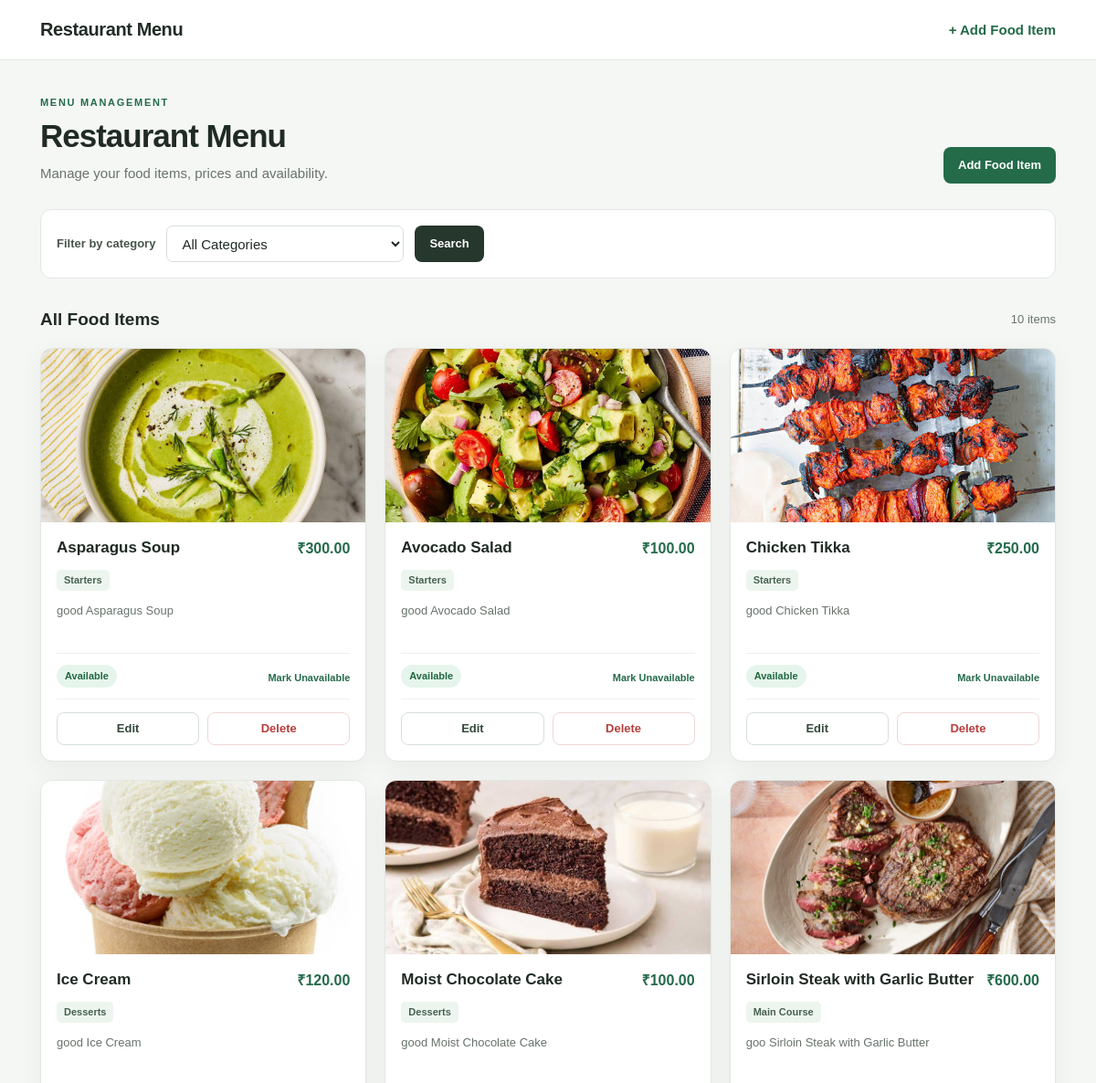
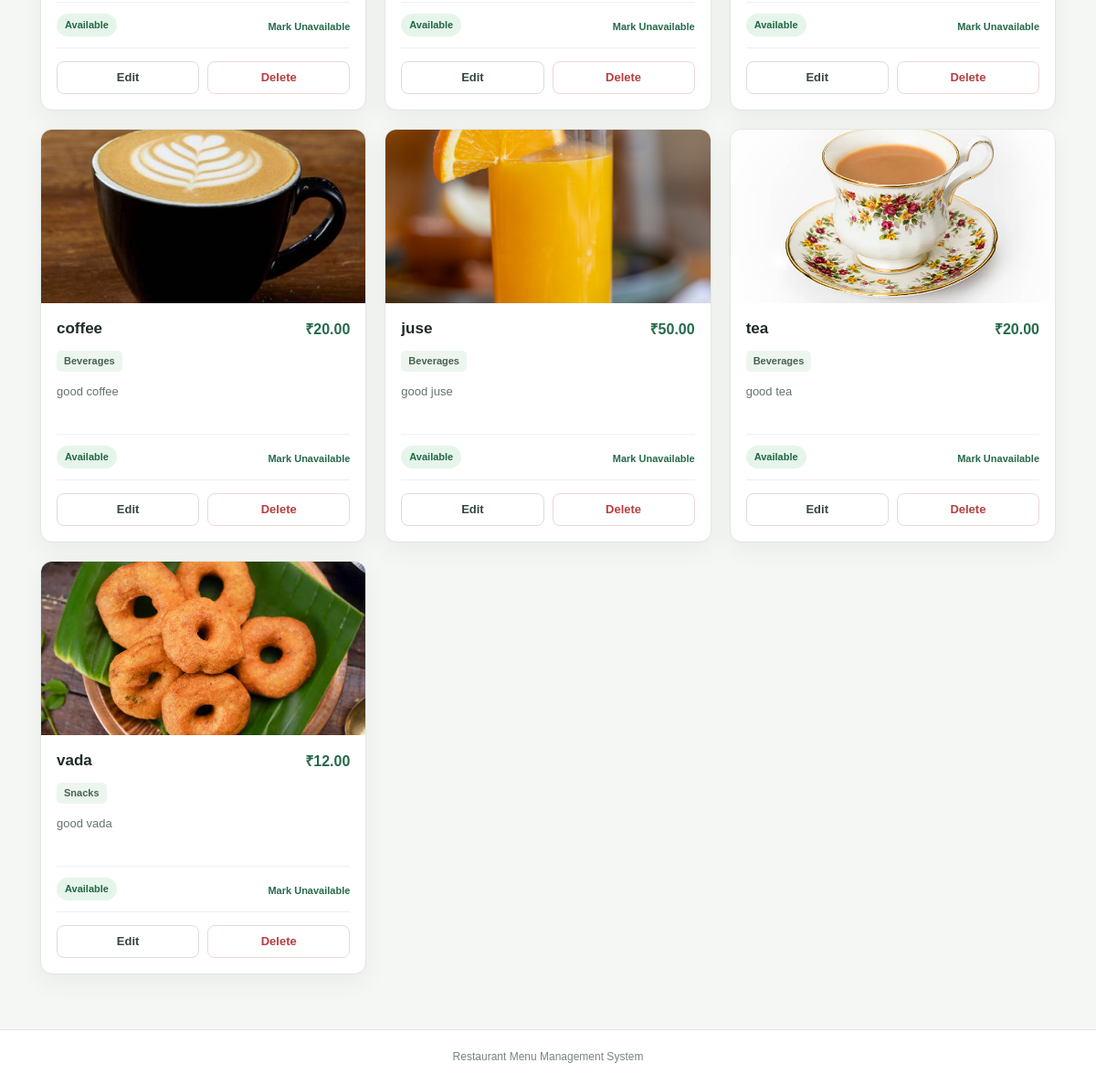
The page / on the database its author committed (2 pictures, top to bottom).
### menu/models.py (models this page shows, shortened)
class FoodItem(models.Model):
    CATEGORY_CHOICES = [
        ("Starters", "Starters"),
        ("Main Course", "Main Course"),
        ("Desserts", "Desserts"),
        ("Beverages", "Beverages"),
        ("Snacks", "Snacks"),
    ]
    name = models.CharField(max_length=100)
    category = models.CharField(max_length=30, choices=CATEGORY_CHOICES)
    price = models.DecimalField(
        max_digits=8,
        decimal_places=2,
        validators=[MinValueValidator(0.01, message="Price must be greater than 0.")],
    )
    description = models.TextField()
    image = models.ImageField(upload_to="food_images/", blank=True, null=True)
    availability = models.BooleanField(default=True)
    created_at = models.DateTimeField(auto_now_add=True)
    class Meta:
        ordering = ["name"]

### menu/views.py (the view)
# urls.py: path("", views.food_item_list, name="food_item_list"),
def food_item_list(request):
    food_items = FoodItem.objects.all()
    selected_category = request.GET.get("category", "")
    if selected_category:
        food_items = food_items.filter(category=selected_category)
    categories = FoodItem.CATEGORY_CHOICES
    return render(
        request,
        "menu/food_item_list.html",
        {
            "food_items": food_items,
            "categories": categories,
            "selected_category": selected_category,
        },
    )

### menu/templates/menu/food_item_list.html (shortened to what this page needs)
{% extends "menu/base.html" %}
{% block content %}
<section class="page-heading">
    <div>
        <p class="eyebrow">MENU MANAGEMENT</p>
        <h1>Restaurant Menu</h1>
        <p class="subheading">Manage your food items, prices and availability.</p>
    </div>
    <a class="button button-primary" href="{% url 'add_food_item' %}">Add Food Item</a>
</section>
<form class="filter-bar" method="get">
    <label for="category">Filter by category</label>
    <select name="category" id="category">
        <option value="">All Categories</option>
    </select>
    <button class="button button-dark" type="submit">Search</button>
</form>
<div class="results-line">
    <h2>{% if selected_category %}{{ selected_category }}{% else %}All Food Items{% endif %}</h2>
    <span>{{ food_items|length }} item{{ food_items|length|pluralize }}</span>
</div>
{% if food_items %}
    <section class="food-grid">
        {% for food_item in food_items %}
            <article class="food-card">
                {% if food_item.image %}
                    <img class="food-image" src="{{ food_item.image.url }}" alt="{{ food_item.name }}">
                {% else %}
                    <div class="food-image image-placeholder">
                        <span>No image added</span>
                    </div>
                {% endif %}
                <div class="food-card-content">
                    <div class="food-title-row">
                        <h3>{{ food_item.name }}</h3>
                        <span class="price">₹{{ food_item.price }}</span>
                    </div>
                    <span class="category-tag">{{ food_item.category }}</span>
                    <p class="food-description">{{ food_item.description }}</p>
                    <div class="status-row">
                        {% if food_item.availability %}
                            <span class="status available">Available</span>
                        {% else %}
                            <span class="status unavailable">Unavailable</span>
                        {% endif %}
                        <form method="post" action="{% url 'toggle_food_availability' food_item.id %}">
                            <button class="text-button" type="submit">
                                {% if food_item.availability %}Mark Unavailable{% else %}Mark Available{% endif %}
                            </button>
                        </form>
                    </div>
                    <div class="card-actions">
                        <a class="button button-outline" href="{% url 'edit_food_item' food_item.id %}">Edit</a>
                        <a class="button button-danger-light" href="{% url 'delete_food_item' food_item.id %}">Delete</a>
                    </div>
                </div>
            </article>
        {% endfor %}
    </section>
{% endif %}
{% endblock %}

### menu/templates/menu/base.html (shortened to what this page needs)
{% load static %}
<!DOCTYPE html>
<html lang="en">
<head>
    <link rel="stylesheet" href="{% static 'menu/style.css' %}">
</head>
<body>
    <header class="site-header">
        <div class="header-content">
            <a class="brand" href="{% url 'food_item_list' %}">Restaurant Menu</a>
            <a class="header-link" href="{% url 'add_food_item' %}">+ Add Food Item</a>
        </div>
    </header>
    <main class="page-container">
        {% block content %}{% endblock %}
    </main>
    <footer class="site-footer">Restaurant Menu Management System</footer>
</body>
</html>

### menu/static/menu/style.css (style rules this page uses)
:root { --ink: #202b25; --muted: #68736c; --green: #246b4a; --green-dark: #195238; --green-light: #e8f4ec; --border: #e1e7e2; --surface: #ffffff; --background: #f5f7f5; --red: #b83d3d; --shadow: 0 8px 26px rgba(29, 53, 39, 0.06); }
* { box-sizing: border-box; }
body { margin: 0; color: var(--ink); background: var(--background); font-family: Arial, Helvetica, sans-serif; font-size: 15px; line-height: 1.55; }
a { color: inherit; text-decoration: none; }
.site-header { background: #fff; border-bottom: 1px solid var(--border); }
.header-content { max-width: 1160px; margin: 0 auto; padding: 17px 24px; display: flex; align-items: center; justify-content: space-between; gap: 18px; }
.brand { font-size: 20px; font-weight: 700; letter-spacing: -0.4px; }
.header-link { color: var(--green); font-weight: 700; }
.page-container { max-width: 1160px; margin: 0 auto; padding: 38px 24px 60px; min-height: 75vh; }
.page-heading { display: flex; align-items: flex-end; justify-content: space-between; gap: 20px; margin-bottom: 28px; }
.eyebrow { color: var(--green); font-size: 11px; font-weight: 800; letter-spacing: 1.7px; margin: 0 0 7px; }
h1, h2, h3, p { margin-top: 0; }
h1 { font-size: clamp(27px, 4vw, 35px); line-height: 1.2; letter-spacing: -1px; margin-bottom: 8px; }
h2 { font-size: 19px; margin-bottom: 0; }
h3 { font-size: 17px; line-height: 1.35; margin-bottom: 0; }
.subheading { color: var(--muted); margin: 0; }
.button { display: inline-flex; align-items: center; justify-content: center; min-height: 40px; padding: 9px 15px; border: 1px solid transparent; border-radius: 8px; font: inherit; font-size: 13px; font-weight: 700; cursor: pointer; transition: background .15s ease, border-color .15s ease; white-space: nowrap; }
.button-primary { color: #fff; background: var(--green); }
.button-dark { background: #26372d; color: #fff; }
.button-outline { background: #fff; border-color: #d6dfd8; color: #34483b; }
.button-danger-light { color: var(--red); background: #fff; border-color: #f0d6d6; }
.filter-bar { display: flex; align-items: center; flex-wrap: wrap; gap: 12px; padding: 17px; background: #fff; border: 1px solid var(--border); border-radius: 12px; margin-bottom: 30px; }
.filter-bar label { color: #48554c; font-size: 13px; font-weight: 700; }
select, input:not([type="checkbox"]):not([type="file"]), textarea { width: 100%; padding: 11px 12px; border: 1px solid #d8e0da; border-radius: 7px; background: #fff; color: var(--ink); font: inherit; outline: none; }
.filter-bar select { width: min(260px, 100%); min-height: 40px; padding: 8px 12px; }
.results-line { display: flex; justify-content: space-between; align-items: center; margin-bottom: 16px; }
.results-line span { color: var(--muted); font-size: 13px; }
.food-grid { display: grid; grid-template-columns: repeat(3, minmax(0, 1fr)); gap: 20px; }
.food-card { overflow: hidden; background: var(--surface); border: 1px solid var(--border); border-radius: 13px; box-shadow: var(--shadow); }
.food-image { display: block; width: 100%; height: 190px; object-fit: cover; background: #e9eee9; }
.food-card-content { padding: 17px; }
.food-title-row { display: flex; align-items: flex-start; justify-content: space-between; gap: 10px; margin-bottom: 8px; }
.food-title-row h3 { overflow-wrap: anywhere; }
.price { color: var(--green); font-size: 16px; font-weight: 800; white-space: nowrap; }
.category-tag { display: inline-block; color: #476251; background: #edf5ef; border-radius: 5px; padding: 3px 8px; font-size: 11px; font-weight: 700; }
.food-description { color: var(--muted); font-size: 13px; margin: 12px 0 16px; min-height: 40px; overflow-wrap: anywhere; }
.status-row { display: flex; align-items: center; justify-content: space-between; gap: 10px; padding: 12px 0; border-top: 1px solid #edf0ed; border-bottom: 1px solid #edf0ed; }
.status { display: inline-block; border-radius: 20px; padding: 4px 9px; font-size: 11px; font-weight: 800; }
.available { color: #216842; background: #e6f5eb; }
.text-button { border: 0; padding: 0; background: transparent; color: var(--green); font: inherit; font-size: 11px; font-weight: 700; cursor: pointer; text-align: right; }
.card-actions { display: flex; gap: 9px; margin-top: 14px; }
.card-actions .button { flex: 1; min-height: 36px; padding: 7px 10px; }
.site-footer { padding: 20px; border-top: 1px solid var(--border); text-align: center; color: #7a857d; font-size: 12px; background: #fff; }

### rows shown on the page
FoodItem: image (picture), name "Asparagus Soup", price "300.00", category "Starters", description "good Asparagus Soup", availability "Available"
FoodItem: image (picture), name "Avocado Salad", price "100.00", category "Starters", description "good Avocado Salad", availability "Available"
FoodItem: image (picture), name "Chicken Tikka", price "250.00", category "Starters", description "good Chicken Tikka", availability "Available"
FoodItem: image (picture), name "Ice Cream", price "120.00", category "Desserts", description "good Ice Cream", availability "Available"
FoodItem: image (picture), name "Moist Chocolate Cake", price "100.00", category "Desserts", description "good Moist Chocolate Cake", availability "Available"
FoodItem: image (picture), name "Sirloin Steak with Garlic Butter", price "600.00", category "Main Course", description "goo Sirloin Steak with Garlic Butter", availability "Available"
FoodItem: image (picture), name "coffee", price "20.00", category "Beverages", description "good coffee", availability "Available"
FoodItem: image (picture), name "juse", price "50.00", category "Beverages", description "good juse", availability "Available"
FoodItem: image (picture), name "tea", price "20.00", category "Beverages", description "good tea", availability "Available"
FoodItem: image (picture), name "vada", price "12.00", category "Snacks", description "good vada", availability "Available"

### other values the page prints
{{ food_items|length }} "10"
